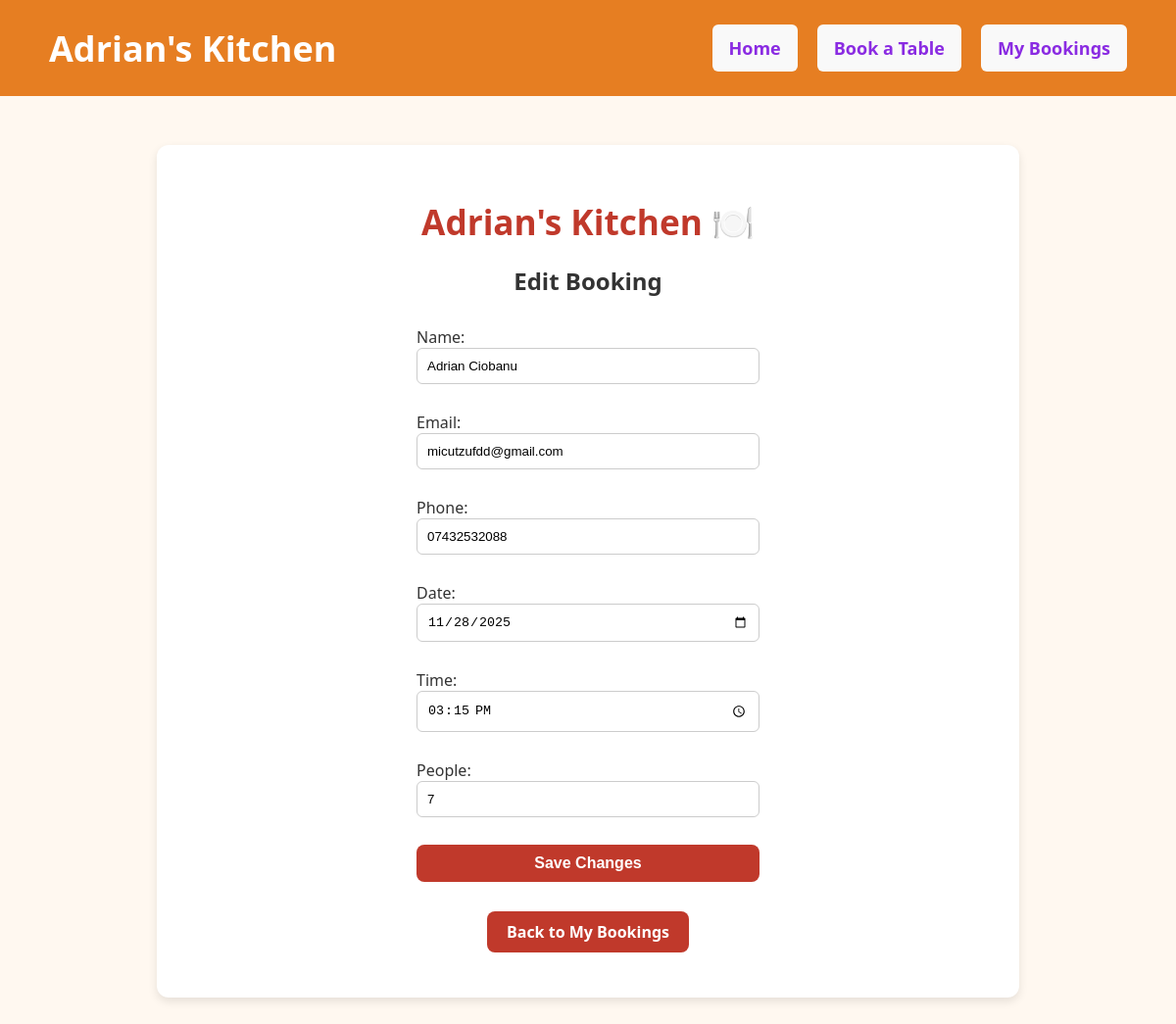
Page /edit/17/ on the earlier database version.
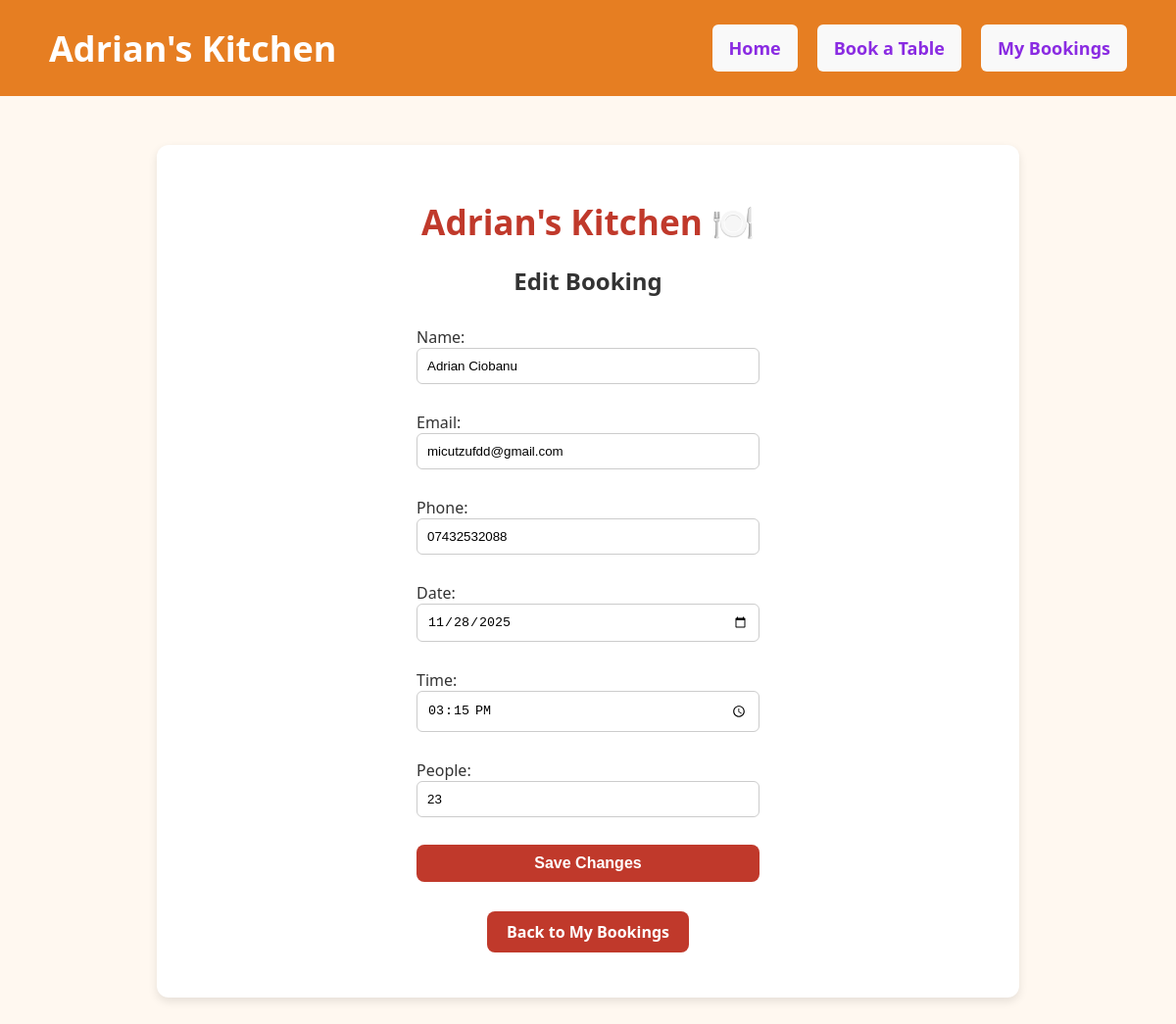
Same page on the later database version.
### bookings/models.py (models this page shows, shortened)
class Booking(models.Model):
    name = models.CharField(max_length=100)
    email = models.EmailField()
    phone = models.CharField(max_length=20)
    date = models.DateField()
    time = models.TimeField()
    people = models.PositiveIntegerField()
    created_at = models.DateField(auto_now_add=True)

### bookings/views.py (the view)
# urls.py: path('edit/<int:booking_id>/', views.edit_booking, name='edit_booking'),
def edit_booking(request, booking_id):
    booking = get_object_or_404(Booking, id=booking_id)
    if request.method == 'POST':
        form = BookingForm(request.POST, instance=booking)
        if form.is_valid():
            form.save()
            messages.success(request, "Your booking has been updated successfully ")
            return redirect('view_bookings')
    else:
        form = BookingForm(instance=booking)
    return render(request, 'edit_booking.html', {'form': form})

### bookings/forms.py
class BookingForm(forms.ModelForm):
    class Meta:
        model = Booking
        fields = ['name', 'email', 'phone', 'date', 'time', 'people']
        widgets = {
            'date': forms.DateInput(attrs={'type': 'date'}),
            'time': forms.TimeInput(attrs={'type': 'time'}),
        }

### bookings/templates/edit_booking.html (shortened to what this page needs)
{% extends "base.html" %}
{% block content %}
    <h2>Edit Booking</h2>
    <form method="POST">
            {{ form.as_p }}
            <button type="submit" class="button">Save Changes</button>
        </form>
        <p><a href="{% url 'view_bookings' %}" class="button">Back to My Bookings</a></p>
{% endblock %}

Differences in the rows shown:
changed Booking "Adrian Ciobanu": people "7" → "23"
